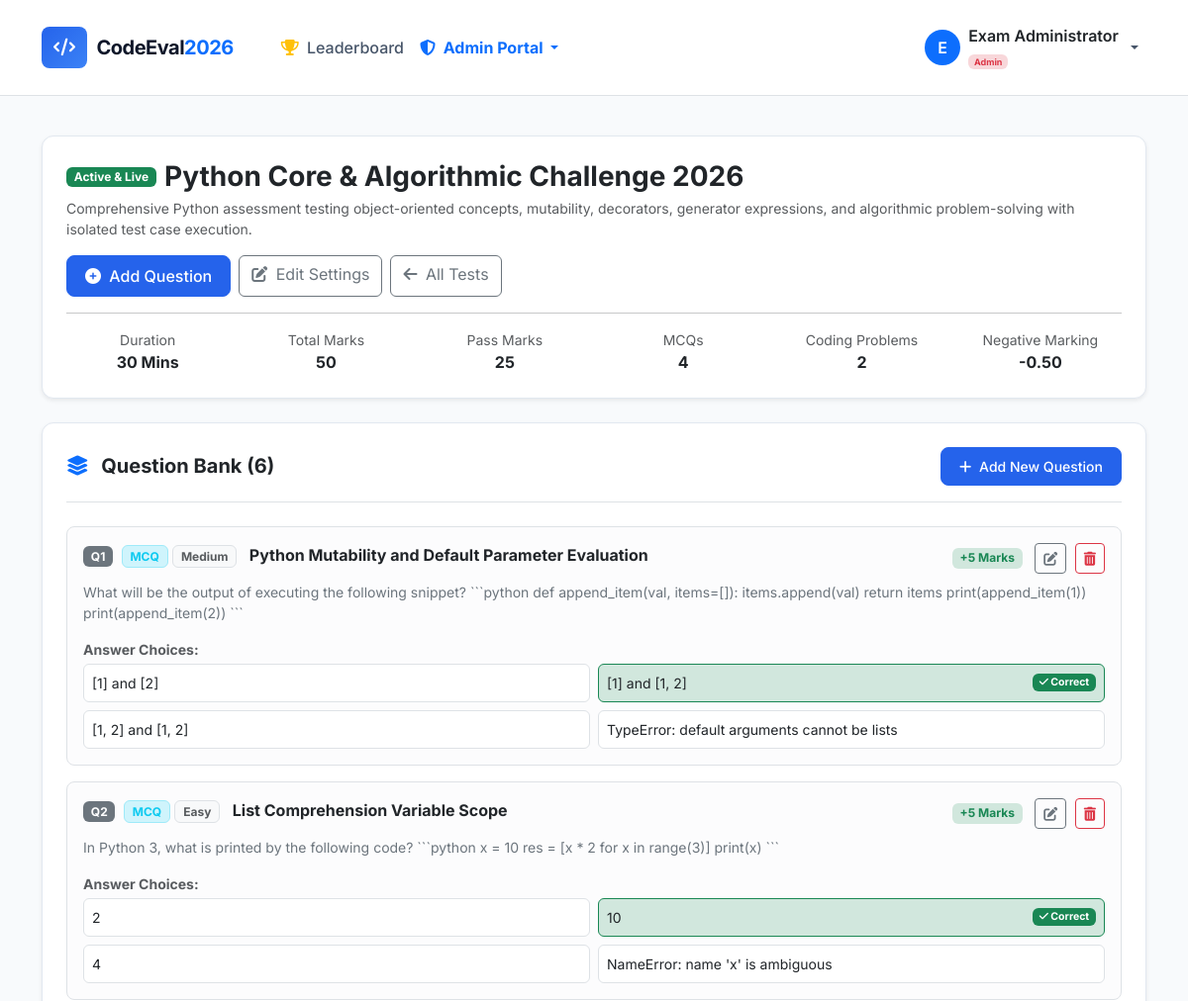
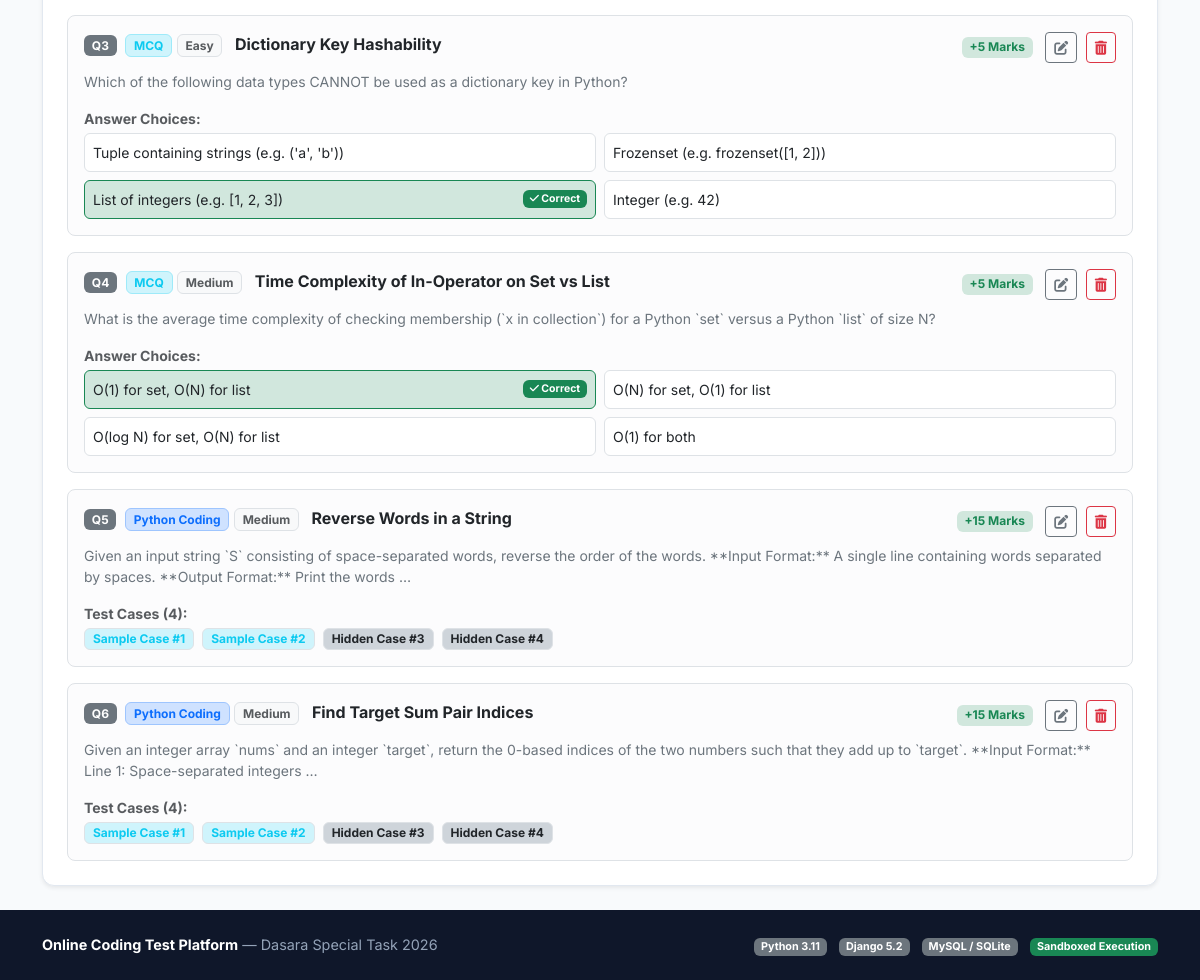
The app's page /admin-portal/tests/1/ (signed in) with its own data (2 pictures, top to bottom).
### exam_portal/models.py (models this page shows, shortened)
class Test(models.Model):
    title = models.CharField(max_length=200)
    slug = models.SlugField(max_length=220, unique=True, blank=True)
    description = models.TextField(help_text="Detailed instructions and topics covered")
    duration_minutes = models.PositiveIntegerField(default=30, help_text="Duration in minutes")
    total_marks = models.PositiveIntegerField(default=100)
    pass_marks = models.PositiveIntegerField(default=40)
    negative_marking = models.BooleanField(default=False, help_text="Enable penalty for wrong answers")
    negative_mark_value = models.DecimalField(max_digits=4, decimal_places=2, default=0.25,
                                             help_text="Marks deducted per wrong answer")
    randomize_questions = models.BooleanField(default=True, help_text="Randomize question sequence for each student")
    allow_multiple_attempts = models.BooleanField(default=False, help_text="If false, prevents re-taking the test")
    is_active = models.BooleanField(default=True, help_text="Visible for students to take")
    created_by = models.ForeignKey(User, on_delete=models.SET_NULL, null=True, blank=True, related_name='created_tests')
    created_at = models.DateTimeField(auto_now_add=True)
    updated_at = models.DateTimeField(auto_now=True)
    class Meta:
        ordering = ['-created_at']
    @property
    def mcq_count(self):
        return self.questions.filter(question_type='MCQ').count()
    @property
    def coding_count(self):
        return self.questions.filter(question_type='CODING').count()

class Question(models.Model):
    QUESTION_TYPES = (
        ('MCQ', 'Multiple Choice Question'),
        ('CODING', 'Python Coding Problem'),
    )
    DIFFICULTY_LEVELS = (
        ('EASY', 'Easy'),
        ('MEDIUM', 'Medium'),
        ('HARD', 'Hard'),
    )
    test = models.ForeignKey(Test, on_delete=models.CASCADE, related_name='questions')
    question_type = models.CharField(max_length=10, choices=QUESTION_TYPES, default='MCQ')
    title = models.CharField(max_length=255, help_text="Summary or title of the question")
    prompt = models.TextField(help_text="Full question text or problem statement (supports Markdown/code)")
    marks = models.PositiveIntegerField(default=5)
    negative_marks = models.DecimalField(max_digits=4, decimal_places=2, default=0.00,
                                        help_text="Custom negative mark for this question (0 to inherit test default)")
    difficulty = models.CharField(max_length=10, choices=DIFFICULTY_LEVELS, default='MEDIUM')
    order = models.PositiveIntegerField(default=1)
    sample_input = models.TextField(blank=True, default='', help_text="Sample input provided to student")
    sample_output = models.TextField(blank=True, default='', help_text="Expected output for sample input")
    starter_code = models.TextField(blank=True, default="def solution():\n    # Write your Python code here\n    pass\n",
                                   help_text="Boilerplate code provided in the editor")
    time_limit_seconds = models.FloatField(default=2.0, help_text="Execution time limit in seconds")
    class Meta:
        ordering = ['order', 'id']

class Option(models.Model):
    question = models.ForeignKey(Question, on_delete=models.CASCADE, related_name='options')
    text = models.CharField(max_length=500)
    is_correct = models.BooleanField(default=False)
    explanation = models.TextField(blank=True, default='', help_text="Explanation revealed in review")

class TestCase(models.Model):
    question = models.ForeignKey(Question, on_delete=models.CASCADE, related_name='test_cases')
    input_data = models.TextField(help_text="Input passed via stdin")
    expected_output = models.TextField(help_text="Expected stdout from code")
    is_sample = models.BooleanField(default=False, help_text="Is this visible as an example to the student?")
    weight = models.PositiveIntegerField(default=1, help_text="Relative weight for score distribution")

### exam_portal/views.py (the view)
# urls.py: path('admin-portal/tests/<int:test_id>/', views.admin_test_detail, name='admin_test_detail'),
@user_passes_test(is_admin_or_staff)
def admin_test_detail(request, test_id):
    test = get_object_or_404(Test, id=test_id)
    questions = test.questions.all().prefetch_related('options', 'test_cases')
    return render(request, 'exam_portal/admin/test_detail.html', {'test': test, 'questions': questions})

### templates/exam_portal/admin/test_detail.html (shortened to what this page needs)
{% extends 'exam_portal/base.html' %}
{% block content %}
<div class="container py-4">
    <div class="card card-custom p-4 mb-4 shadow-sm">
        <div class="d-flex flex-wrap justify-content-between align-items-center gap-3">
            <div>
                <div class="d-flex align-items-center gap-2 mb-1">
                    <span class="badge {% if test.is_active %}bg-success{% else %}bg-secondary{% endif %}">
                        {% if test.is_active %}Active & Live{% else %}Draft{% endif %}
                    </span>
                    <h3 class="fw-bold text-dark mb-0">{{ test.title }}</h3>
                </div>
                <p class="text-muted small mb-0">{{ test.description|truncatewords:25 }}</p>
            </div>
            <div class="d-flex gap-2">
                <a href="{% url 'admin_question_create' test.id %}" class="btn btn-primary-custom">
                    <i class="fa-solid fa-plus-circle me-1"></i> Add Question
                </a>
                <a href="{% url 'admin_test_edit' test.id %}" class="btn btn-outline-secondary">
                    <i class="fa-solid fa-pen-to-square me-1"></i> Edit Settings
                </a>
                <a href="{% url 'admin_tests_list' %}" class="btn btn-outline-secondary">
                    <i class="fa-solid fa-arrow-left me-1"></i> All Tests
                </a>
            </div>
        </div>
        <hr class="my-3">
        <div class="row g-3 text-center">
            <div class="col-md-2 col-4">
                <small class="text-muted d-block">Duration</small>
                <strong>{{ test.duration_minutes }} Mins</strong>
            </div>
            <div class="col-md-2 col-4">
                <small class="text-muted d-block">Total Marks</small>
                <strong>{{ test.total_marks }}</strong>
            </div>
            <div class="col-md-2 col-4">
                <small class="text-muted d-block">Pass Marks</small>
                <strong>{{ test.pass_marks }}</strong>
            </div>
            <div class="col-md-2 col-4">
                <small class="text-muted d-block">MCQs</small>
                <strong>{{ test.mcq_count }}</strong>
            </div>
            <div class="col-md-2 col-4">
                <small class="text-muted d-block">Coding Problems</small>
                <strong>{{ test.coding_count }}</strong>
            </div>
            <div class="col-md-2 col-4">
                <small class="text-muted d-block">Negative Marking</small>
                <strong>{% if test.negative_marking %}-{{ test.negative_mark_value }}{% else %}No{% endif %}</strong>
            </div>
        </div>
    </div>
    <div class="card card-custom p-4 shadow-sm">
        <div class="d-flex justify-content-between align-items-center border-bottom pb-3 mb-4">
            <h5 class="fw-bold text-dark mb-0">
                <i class="fa-solid fa-layer-group text-primary me-2"></i> Question Bank ({{ questions|length }})
            </h5>
            <a href="{% url 'admin_question_create' test.id %}" class="btn btn-sm btn-primary-custom">
                <i class="fa-solid fa-plus me-1"></i> Add New Question
            </a>
        </div>
        {% if questions %}
        <div class="d-flex flex-column gap-3">
            {% for q in questions %}
            <div class="card border rounded-3 p-3 shadow-none bg-light-subtle">
                <div class="d-flex justify-content-between align-items-start mb-2">
                    <div>
                        <span class="badge bg-secondary me-1">Q{{ q.order }}</span>
                        {% if q.question_type == 'MCQ' %}
                        <span class="badge bg-info-subtle text-info border border-info-subtle">MCQ</span>
                        {% else %}
                        <span class="badge bg-primary-subtle text-primary border border-primary-subtle">Python Coding</span>
                        {% endif %}
                        <span class="badge bg-light text-muted border">{{ q.get_difficulty_display }}</span>
                        <strong class="fs-6 text-dark ms-2">{{ q.title }}</strong>
                    </div>
                    <div>
                        <span class="badge bg-success-subtle text-success me-2">+{{ q.marks }} Marks</span>
                        <a href="{% url 'admin_question_edit' q.id %}" class="btn btn-sm btn-outline-secondary me-1">
                            <i class="fa-solid fa-pen-to-square"></i>
                        </a>
                        <a href="{% url 'admin_question_delete' q.id %}" class="btn btn-sm btn-outline-danger">
                            <i class="fa-solid fa-trash-can"></i>
                        </a>
                    </div>
                </div>
                <p class="text-secondary small mb-2">{{ q.prompt|truncatewords:30 }}</p>
                {% if q.question_type == 'MCQ' %}
                <div class="mt-2">
                    <small class="fw-bold text-muted d-block mb-1">Answer Choices:</small>
                    <div class="row g-2">
                        {% for opt in q.options.all %}
                        <div class="col-md-6">
                            <div class="p-2 bg-white rounded border small d-flex justify-content-between align-items-center {% if opt.is_correct %}border-success bg-success-subtle bg-opacity-25{% endif %}">
                                <span>{{ opt.text }}</span>
                                {% if opt.is_correct %}
                                <span class="badge bg-success"><i class="fa-solid fa-check"></i> Correct</span>
                                {% endif %}
                            </div>
                        </div>
                        {% empty %}
                        <div class="text-warning small fst-italic">No options defined yet. Click edit to add options.</div>
                        {% endfor %}
                    </div>
                </div>
                {% elif q.question_type == 'CODING' %}
                <div class="mt-2">
                    <small class="fw-bold text-muted d-block mb-1">Test Cases ({{ q.test_cases.count }}):</small>
                    <div class="d-flex flex-wrap gap-2">
                        {% for tc in q.test_cases.all %}
                        <span class="badge {% if tc.is_sample %}bg-info-subtle text-info{% else %}bg-dark-subtle text-dark{% endif %} border px-2 py-1">
                            {% if tc.is_sample %}Sample Case{% else %}Hidden Case{% endif %} #{{ forloop.counter }}
                        </span>
                        {% empty %}
                        <span class="text-warning small fst-italic">No test cases configured. Click edit to add test cases.</span>
                        {% endfor %}
                    </div>
                </div>
                {% endif %}
            </div>
            {% endfor %}
        </div>
        {% else %}
        <div class="text-center py-5 text-muted">
            <i class="fa-solid fa-folder-plus fs-1 mb-2"></i>
            <p>This test does not have any questions yet.</p>
            <a href="{% url 'admin_question_create' test.id %}" class="btn btn-primary-custom btn-sm">Add First Question</a>
        </div>
        {% endif %}
    </div>
</div>
{% endblock %}

### templates/exam_portal/base.html (shortened to what this page needs)
<!DOCTYPE html>
<html lang="en">
<head>
    <link href="https://cdn.jsdelivr.net/npm/bootstrap@5.3.3/dist/css/bootstrap.min.css" rel="stylesheet">
    <link rel="stylesheet" href="https://cdnjs.cloudflare.com/ajax/libs/font-awesome/6.5.1/css/all.min.css">
    <link rel="stylesheet" href="https://cdnjs.cloudflare.com/ajax/libs/highlight.js/11.9.0/styles/atom-one-dark.min.css">
</head>
<body>
    <nav class="navbar navbar-expand-lg navbar-light bg-white border-bottom sticky-top py-3">
        <div class="container">
            <a class="navbar-brand navbar-brand-custom" href="{% url 'home' %}">
                <span class="brand-icon"><i class="fa-solid fa-code"></i></span>
                <span>CodeEval<span class="text-primary">2026</span></span>
            </a>
            <div class="collapse navbar-collapse" id="navbarMain">
                <ul class="navbar-nav me-auto mb-2 mb-lg-0 ms-lg-4">
                    <li class="nav-item">
                        <a class="nav-link" href="{% url 'leaderboard' %}">
                            <i class="fa-solid fa-trophy text-warning me-1"></i> Leaderboard
                        </a>
                    </li>
                    {% if user.is_authenticated and user.is_staff %}
                    <li class="nav-item dropdown">
                        <a class="nav-link dropdown-toggle text-primary fw-bold" href="#" data-bs-toggle="dropdown">
                            <i class="fa-solid fa-shield-halved me-1"></i> Admin Portal
                        </a>
                    </li>
                    {% endif %}
                </ul>
                <ul class="navbar-nav ms-auto align-items-center">
                    {% if user.is_authenticated %}
                    <li class="nav-item dropdown">
                        <a class="nav-link dropdown-toggle d-flex align-items-center gap-2" href="#" data-bs-toggle="dropdown">
                            <div class="rounded-circle bg-primary text-white d-flex align-items-center justify-content-center" style="width:36px; height:36px; font-weight:600;">
                                {{ user.first_name|default:user.username|slice:":1"|upper }}
                            </div>
                            <div class="text-start d-none d-sm-block">
                                <span class="d-block fw-semibold text-dark">{{ user.get_full_name|default:user.username }}</span>
                                <small class="text-muted" style="font-size: 0.75rem;">
                                    {% if user.is_staff %}<span class="badge bg-danger-subtle text-danger">Admin</span>{% else %}<span class="badge bg-primary-subtle text-primary">Student</span>{% endif %}
                                </small>
                            </div>
                        </a>
                    </li>
                    {% endif %}
                </ul>
            </div>
        </div>
    </nav>
    <main class="flex-grow-1">
        {% block content %}{% endblock %}
    </main>
    <footer>
        <div class="container text-center">
            <div class="row align-items-center">
                <div class="col-md-6 text-md-start mb-2 mb-md-0">
                    <span class="fw-bold text-white">Online Coding Test Platform</span> &mdash; Dasara Special Task 2026
                </div>
                <div class="col-md-6 text-md-end">
                    <span class="badge bg-secondary me-2">Python 3.11</span>
                    <span class="badge bg-secondary me-2">Django 5.2</span>
                    <span class="badge bg-secondary me-2">MySQL / SQLite</span>
                    <span class="badge bg-success">Sandboxed Execution</span>
                </div>
            </div>
        </div>
    </footer>
</body>
</html>

### records on screen
Test: title "Python Core & Algorithmic Challenge 2026", description "Comprehensive Python assessment testing object-oriented concepts, mutability, decorators, generator expressions, and algorithmic problem-solving with isolated test case execution.", duration_minutes "30", total_marks "50", pass_marks "25", mcq_count "4", coding_count "2", negative_mark_value "0.50"
Question: order "1", question_type "MCQ", difficulty "Medium", title "Python Mutability and Default Parameter Evaluation", marks "5", prompt "What will be the output of executing the following snippet? ```python def append_item(val, items=[]): items.append(val) return items print(append_item(1)) print(append_item(2)) ```"
Option: text "[1] and [2]"
Option: text "[1] and [1, 2]", is_correct True (drawn)
Option: text "[1, 2] and [1, 2]"
Option: text "TypeError: default arguments cannot be lists"
Question: order "2", question_type "MCQ", difficulty "Easy", title "List Comprehension Variable Scope", marks "5", prompt "In Python 3, what is printed by the following code? ```python x = 10 res = [x * 2 for x in range(3)] print(x) ```"
Option: text "2"
Option: text "10", is_correct True (drawn)
Option: text "4"
Option: text "NameError: name 'x' is ambiguous"
Question: order "3", question_type "MCQ", difficulty "Easy", title "Dictionary Key Hashability", marks "5", prompt "Which of the following data types CANNOT be used as a dictionary key in Python?"
Option: text "Tuple containing strings (e.g. ('a', 'b'))"
Option: text "Frozenset (e.g. frozenset([1, 2]))"
Option: text "List of integers (e.g. [1, 2, 3])", is_correct True (drawn)
Option: text "Integer (e.g. 42)"
Question: order "4", question_type "MCQ", difficulty "Medium", title "Time Complexity of In-Operator on Set vs List", marks "5", prompt "What is the average time complexity of checking membership (`x in collection`) for a Python `set` versus a Python `list` of size N?"
Option: text "O(1) for set, O(N) for list", is_correct True (drawn)
Option: text "O(N) for set, O(1) for list"
Option: text "O(log N) for set, O(N) for list"
Option: text "O(1) for both"
Question: order "5", question_type "Python Coding", difficulty "Medium", title "Reverse Words in a String", marks "15", prompt "Given an input string `S` consisting of space-separated words, reverse the order of the words. **Input Format:** A single line containing words separated by spaces. **Output Format:** Print the words …", test_cases.count "4"
TestCase: is_sample "Sample Case"
TestCase: is_sample "Sample Case"
TestCase: is_sample "Hidden Case"
TestCase: is_sample "Hidden Case"
Question: order "6", question_type "Python Coding", difficulty "Medium", title "Find Target Sum Pair Indices", marks "15", prompt "Given an integer array `nums` and an integer `target`, return the 0-based indices of the two numbers such that they add up to `target`. **Input Format:** Line 1: Space-separated integers …", test_cases.count "4"
TestCase: is_sample "Sample Case"
TestCase: is_sample "Sample Case"
TestCase: is_sample "Hidden Case"
TestCase: is_sample "Hidden Case"

### other values on screen
{{ user.first_name|default:user.username|slice:":1"|upper }} "E"
{{ user.get_full_name|default:user.username }} "Exam Administrator"
{{ questions|length }} "6"
